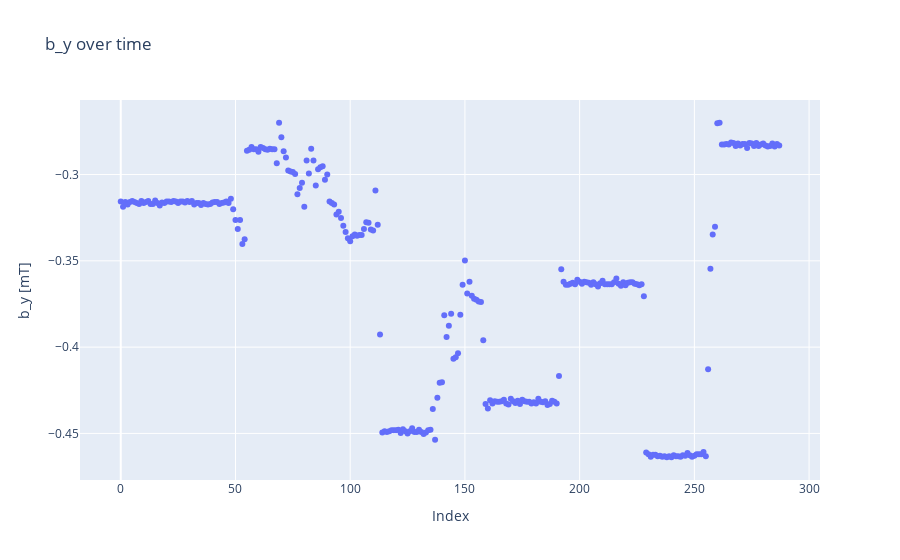

Notebook cell for this chart:
### Code cell
measuredby = go.Scatter(x=index, y=by7, mode='markers')
layoutby = go.Layout(title='b_y over time')
figby = go.Figure(data=[measuredby], layout=layoutby)
figby.update_yaxes(scaleanchor='y')
figby.update_layout(
    xaxis_title="Index",
    yaxis_title="b_y [mT]"
)
figby.show()

### Figure 1 — Plotly figure (JSON) as saved in the notebook; plotly's stock layout.template omitted (floating-point values rounded to 4 significant figures; data arrays with more than 128 entries replaced by an {"elided": "..."} marker saying what was removed)
{"data": [{"mode": "markers", "type": "scatter", "x": {"elided": "288 int values"}, "y": {"elided": "288 float values"}}], "layout": {"title": {"text": "b_y over time"}, "xaxis": {"title": {"text": "Index"}}, "yaxis": {"scaleanchor": "y", "title": {"text": "b_y [mT]"}}}}
